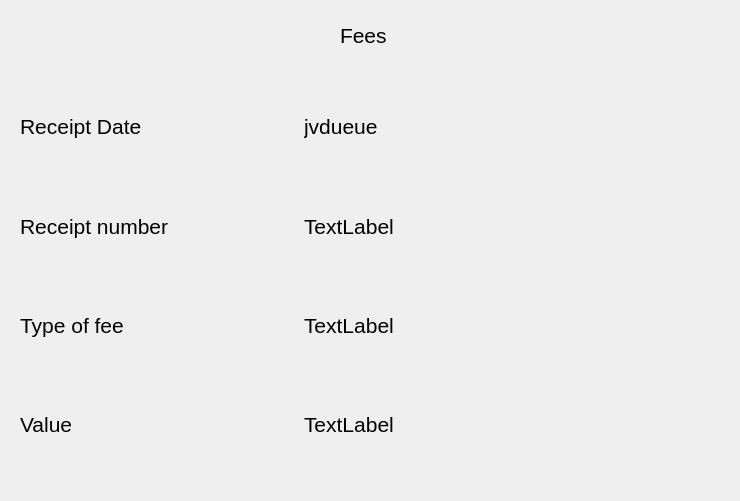
<?xml version="1.0" encoding="UTF-8"?>
<ui version="4.0">
 <class>fees</class>
 <widget class="QDialog" name="fees">
  <property name="geometry">
   <rect>
    <x>0</x>
    <y>0</y>
    <width>740</width>
    <height>501</height>
   </rect>
  </property>
  <property name="windowTitle">
   <string>Dialog</string>
  </property>
  <widget class="QLabel" name="label_9">
   <property name="geometry">
    <rect>
     <x>340</x>
     <y>20</y>
     <width>101</width>
     <height>31</height>
    </rect>
   </property>
   <property name="styleSheet">
    <string notr="true">font : 16pt;
</string>
   </property>
   <property name="text">
    <string>Fees</string>
   </property>
  </widget>
  <widget class="QWidget" name="">
   <property name="geometry">
    <rect>
     <x>20</x>
     <y>80</y>
     <width>561</width>
     <height>391</height>
    </rect>
   </property>
   <layout class="QVBoxLayout" name="verticalLayout">
    <item>
     <layout class="QHBoxLayout" name="horizontalLayout">
      <item>
       <widget class="QLabel" name="label">
        <property name="styleSheet">
         <string notr="true">font-size: 16pt;</string>
        </property>
        <property name="text">
         <string>Receipt Date</string>
        </property>
       </widget>
      </item>
      <item>
       <widget class="QLabel" name="label_4">
        <property name="styleSheet">
         <string notr="true">font-size: 16pt;</string>
        </property>
        <property name="text">
         <string>jvdueue</string>
        </property>
       </widget>
      </item>
     </layout>
    </item>
    <item>
     <layout class="QHBoxLayout" name="horizontalLayout_2">
      <item>
       <widget class="QLabel" name="label_2">
        <property name="styleSheet">
         <string notr="true">font-size: 16pt;</string>
        </property>
        <property name="text">
         <string>Receipt number</string>
        </property>
       </widget>
      </item>
      <item>
       <widget class="QLabel" name="label_5">
        <property name="styleSheet">
         <string notr="true">font-size: 16pt;</string>
        </property>
        <property name="text">
         <string>TextLabel</string>
        </property>
       </widget>
      </item>
     </layout>
    </item>
    <item>
     <layout class="QHBoxLayout" name="horizontalLayout_3">
      <item>
       <widget class="QLabel" name="label_3">
        <property name="styleSheet">
         <string notr="true">font-size: 16pt;</string>
        </property>
        <property name="text">
         <string>Type of fee</string>
        </property>
       </widget>
      </item>
      <item>
       <widget class="QLabel" name="label_6">
        <property name="styleSheet">
         <string notr="true">font-size: 16pt;</string>
        </property>
        <property name="text">
         <string>TextLabel</string>
        </property>
       </widget>
      </item>
     </layout>
    </item>
    <item>
     <layout class="QHBoxLayout" name="horizontalLayout_4">
      <item>
       <widget class="QLabel" name="label_8">
        <property name="styleSheet">
         <string notr="true">font-size: 16pt;</string>
        </property>
        <property name="text">
         <string>Value</string>
        </property>
       </widget>
      </item>
      <item>
       <widget class="QLabel" name="label_7">
        <property name="styleSheet">
         <string notr="true">font-size: 16pt;</string>
        </property>
        <property name="text">
         <string>TextLabel</string>
        </property>
       </widget>
      </item>
     </layout>
    </item>
   </layout>
  </widget>
 </widget>
 <resources/>
 <connections/>
</ui>
